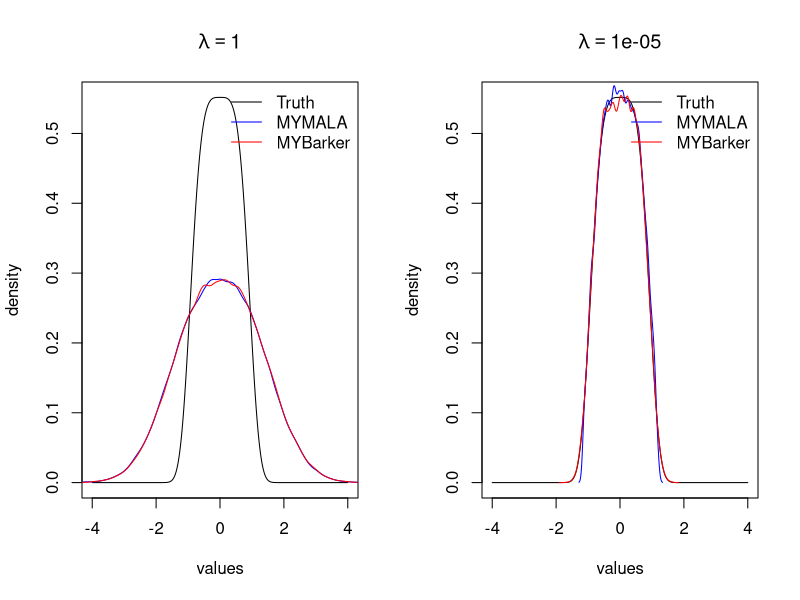
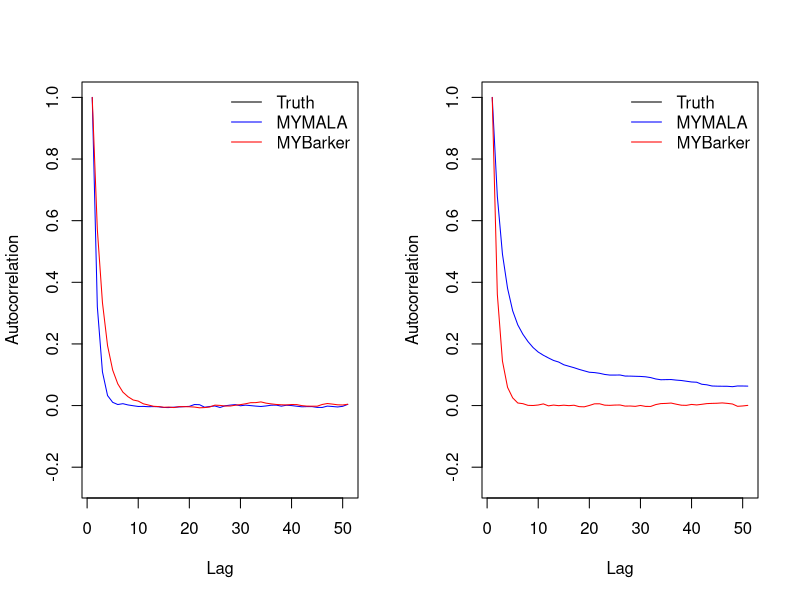
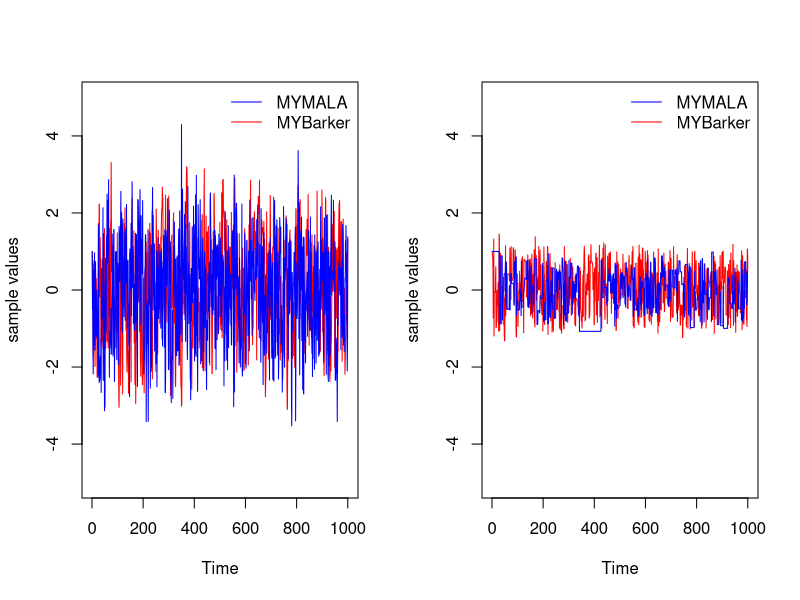
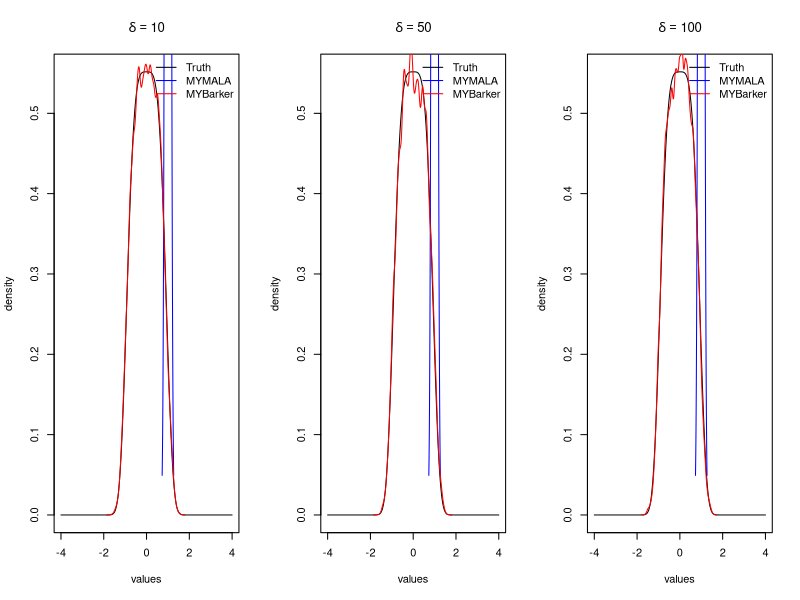
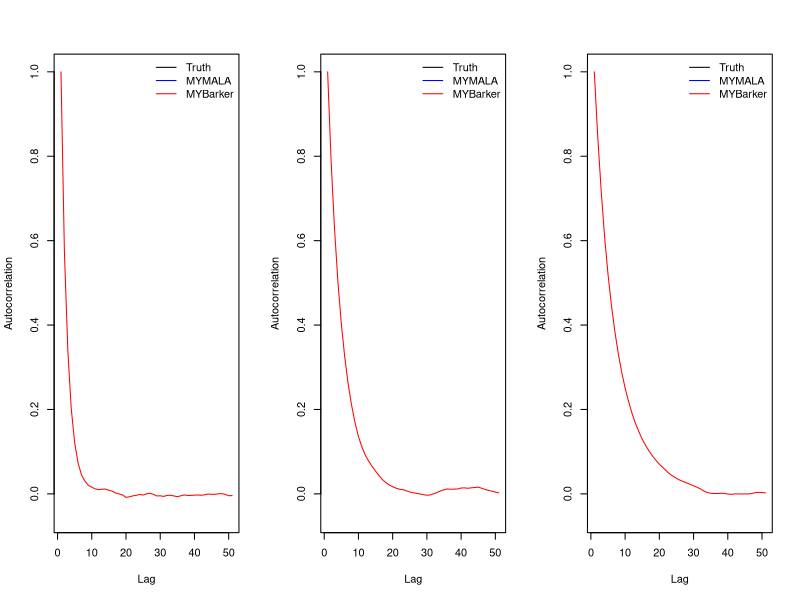
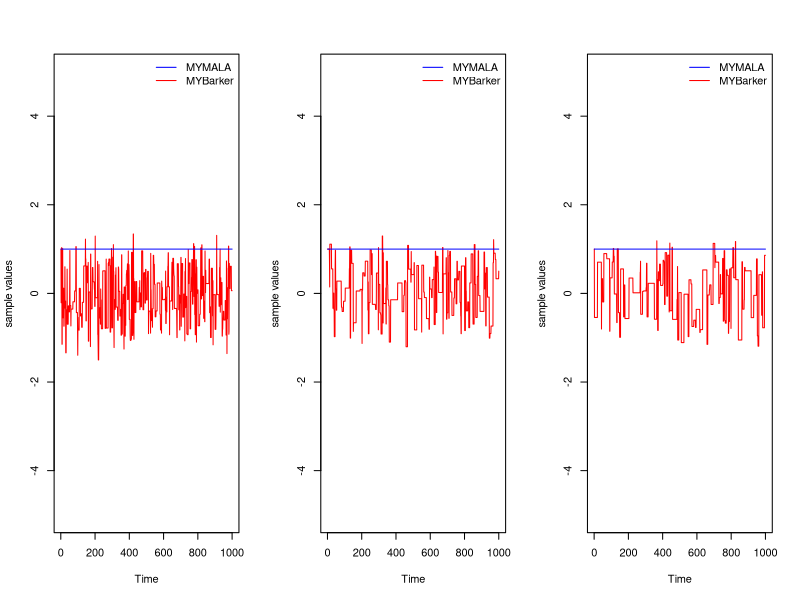

Recreate these plots in R, in order.
## Code for Px-MALA and Px-Barker algorithms with standard Laplace target

# function calculates the inside of the proximal function

prox_arg <- function(x, y, mu)     # x is the current value
{
  z_x <-  y^4 + ((x-y)^2)/2*mu  
  return(z_x)
}

# function calculates the value of the proximal function

prox_func <- function(val, mu)
{
  t <- sqrt(3)*sqrt((mu^3)*(27*mu*(val^2) + 1)) + 9*(mu^2)*val
  numer <- (3^(1/3))*(t^(2/3)) - (3^(2/3))*mu
  denom <- 6*mu*(t^(1/3))
  prox <-  numer / denom   
  return(prox)
}

log_gradpi <- function(val, mu)
{
  gradval <- - (val - prox_func(val, mu)) / mu 
  return(gradval)
}

bark.prop <- function(val, delta, lambda)
{
  y <- rnorm(1, 0, sqrt(delta))
  prob <- 1 / (1 + exp( -y*log_gradpi(val, lambda)))
  ifelse(runif(1) <= prob, prop <- val + y, prop <- val - y)
  return(prop)
}

bark.dens <- function(in_val, propval, delta, lambda)
{
  numer <- 2 * dnorm(propval, in_val, sqrt(delta))
  denom <- 1 + exp( - (propval - in_val) * log_gradpi(in_val, lambda))
  value <- numer / denom
  return(value)
}

mymala <- function(in_val, iter, lambda, delta)
{
  samp.pxm <- numeric(length = iter)
  samp.pxm[1] <- in_val
  accept <- 0
  for (i in 2:iter) 
  {
    propval <- rnorm(1, in_val + (delta / 2)*log_gradpi(in_val, lambda), sqrt(delta))   # proposal step
    targ_val.pr <- - prox_arg(propval, prox_func(propval, lambda), lambda)
    targ_val.in <- - prox_arg(in_val, prox_func(in_val, lambda), lambda)
    mh.ratio <- targ_val.pr + dnorm(in_val, propval + (delta / 2)*log_gradpi(propval, lambda), sqrt(delta), log = TRUE) -
      (targ_val.in + dnorm(propval, in_val + (delta / 2)*log_gradpi(in_val, lambda), sqrt(delta), log = TRUE))
    if(log(runif(1)) <= mh.ratio)
    {
      samp.pxm[i] <- propval
      accept <- accept + 1
    }
    else
    {
      samp.pxm[i] <- in_val
    }
    in_val <- samp.pxm[i]
  }
  acceptance <- accept / iter
  print(paste("Acceptance rate is = ", acceptance))
  return(samp.pxm)
}

mybarker <- function(in_val, iter, lambda, delta)
{
  samp.bark <- numeric(length = iter)
  samp.bark[1] <- in_val
  accept <- 0
  for (i in 2:iter)
  {
    propval <- bark.prop(in_val, delta, lambda)
    targ_val.pr <- - prox_arg(propval, prox_func(propval, lambda), lambda)
    targ_val.in <- - prox_arg(in_val, prox_func(in_val, lambda), lambda)
    mh.ratio <- targ_val.pr + log(bark.dens(propval, in_val, delta, lambda)) - 
            targ_val.in - log(bark.dens(in_val, propval, delta, lambda))
    if(log(runif(1)) <= mh.ratio)
    {
      samp.bark[i] <- propval
      accept <- accept + 1
    }
    else
    {
      samp.bark[i] <- in_val
    }
    in_val <- samp.bark[i]
  }
  acceptance <- accept / iter
  print(paste("Acceptance rate is = ", acceptance))
  return(samp.bark)
}


iter <- 1e5
in_val <- 1
delta <- 2
lambda.vec <- c(1, 0.00001)

#  MYMALA samples 

mala.l1 <- mymala(in_val, iter, lambda.vec[1], delta)
mala.l2 <- mymala(in_val, iter, lambda.vec[2], delta)
mala <- list(mala.l1, mala.l2)

# MYBarker samples

barker.l1 <- mybarker(in_val, iter, lambda.vec[1], delta)
barker.l2 <- mybarker(in_val, iter, lambda.vec[2], delta)
barker <- list(barker.l1, barker.l2)

# Actual density shape
sam <- seq(-4, 4, length = iter)
den <- exp(-(sam^4)) / (2 * gamma(5/4))


# Density plots
pdf("plotexp_del2_MY.pdf", height = 6, width = 12)
par(mfrow = c(1,2))

for (k in 1:2)
{
  plot(sam, den, type = 'l', xlab = "values", ylab = "density",
       main = bquote(lambda == .(lambda.vec[k])), col = "black")
  lines(density(as.numeric(unlist(mala[k]))) ,col = "blue")
  lines(density(as.numeric(unlist(barker[k]))) ,col = "red")
  legend("topright", c("Truth", "MYMALA", "MYBarker"), lty = 1,
         col = c("black", "blue", "red"), cex = 1, bty = "n")
}

# acf plots

par(mfrow = c(1,2))

for (k in 1:2)
{
  acf.mala <- acf(as.numeric(unlist(mala[k])), plot = FALSE)$acf
  acf.barker <- acf(as.numeric(unlist(barker[k])), plot = FALSE)$acf
  plot(1:length(acf.mala), acf.mala, col = "blue", type = 'l',
       xlab = "Lag", ylab = "Autocorrelation", ylim = c(-0.25, 1))
  lines(1:length(acf.mala), acf.barker, col = "red", type = 'l')
  legend("topright", c("Truth", "MYMALA", "MYBarker"), lty = 1,
         col = c("black", "blue", "red"), cex = 1, bty = "n")
}

# Trace plots

par(mfrow = c(1,2))

for (k in 1:2)
{
  plot.ts(as.numeric(unlist(barker[k])[1:1e3]), col = "red", ylab = "sample values",
          ylim = c(-5, 5))
  lines(as.numeric(unlist(mala[k])[1:1e3]), col = "blue")
  legend("topright", c("MYMALA", "MYBarker"), lty =1,
         col = c("blue", "red"), cex = 1, bty = "n")
}
dev.off()



delta.vec <- c(10, 50, 100)

mala.del1 <- mymala(in_val, iter, lambda.vec[2], delta.vec[1])
mala.del2 <- mymala(in_val, iter, lambda.vec[2], delta.vec[2])
mala.del3 <- mymala(in_val, iter, lambda.vec[2], delta.vec[3])
mala.del <- list(mala.del1, mala.del2, mala.del3)

barker.del1 <- mybarker(in_val, iter, lambda.vec[2], delta.vec[1])
barker.del2 <- mybarker(in_val, iter, lambda.vec[2], delta.vec[2])
barker.del3 <- mybarker(in_val, iter, lambda.vec[2], delta.vec[3])
barker.del <- list(barker.del1, barker.del2, barker.del3)

pdf("plotexp_lam_MY.pdf", height = 6, width = 15)

# Density plots for varying delta

par(mfrow = c(1,3))

for (k in 1:3)
{
  plot(sam, den, type = 'l', xlab = "values", ylab = "density",
       main = bquote(delta == .(delta.vec[k])), col = "black")
  lines(density(as.numeric(unlist(mala.del[k]))) ,col = "blue")
  lines(density(as.numeric(unlist(barker.del[k]))) ,col = "red")
  legend("topright", c("Truth", "MYMALA", "MYBarker"), lty = 1,
         col = c("black", "blue", "red"), cex = 1, bty = "n")
}

# acf plots

par(mfrow = c(1,3))

for (k in 1:3)
{
  acf.mala <- acf(as.numeric(unlist(mala.del[k])), plot = FALSE)$acf
  acf.barker <- acf(as.numeric(unlist(barker.del[k])), plot = FALSE)$acf
  plot(1:length(acf.mala), acf.mala, col = "blue", type = 'l',
       xlab = "Lag", ylab = "Autocorrelation", ylim = c(- .05, 1))
  lines(1:length(acf.mala), acf.barker, col = "red", type = 'l')
  legend("topright", c("Truth", "MYMALA", "MYBarker"), lty = 1,
         col = c("black", "blue", "red"), cex = 1, bty = "n")
}

# Trace plots for varying delta

par(mfrow = c(1,3))

for (k in 1:3)
{
  plot.ts(as.numeric(unlist(barker.del[k])[1:1e3]), col = "red", ylab = "sample values",
          ylim = c(-5, 5))
  lines(as.numeric(unlist(mala.del[k])[1:1e3]), col = "blue")
  legend("topright", c("MYMALA", "MYBarker"), lty = 1,
         col = c("blue", "red"), cex = 1, bty = "n")
}
dev.off()
